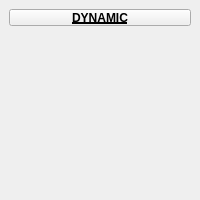
<?xml version="1.0" encoding="UTF-8"?>
<ui version="4.0">
 <class>QtUi</class>
 <widget class="QMainWindow" name="QtUi">
  <property name="geometry">
   <rect>
    <x>0</x>
    <y>0</y>
    <width>200</width>
    <height>200</height>
   </rect>
  </property>
  <property name="minimumSize">
   <size>
    <width>120</width>
    <height>0</height>
   </size>
  </property>
  <property name="maximumSize">
   <size>
    <width>999</width>
    <height>999</height>
   </size>
  </property>
  <property name="windowTitle">
   <string>Toolkit</string>
  </property>
  <property name="tabShape">
   <enum>QTabWidget::Triangular</enum>
  </property>
  <property name="dockNestingEnabled">
   <bool>true</bool>
  </property>
  <property name="dockOptions">
   <set>QMainWindow::AllowNestedDocks|QMainWindow::AllowTabbedDocks|QMainWindow::AnimatedDocks|QMainWindow::ForceTabbedDocks</set>
  </property>
  <property name="bnabled" stdset="0">
   <bool>true</bool>
  </property>
  <widget class="QWidget" name="mainWindow">
   <property name="palette">
    <palette>
     <active>
      <colorrole role="Highlight">
       <brush brushstyle="SolidPattern">
        <color alpha="255">
         <red>168</red>
         <green>152</green>
         <blue>250</blue>
        </color>
       </brush>
      </colorrole>
     </active>
     <inactive>
      <colorrole role="Highlight">
       <brush brushstyle="SolidPattern">
        <color alpha="255">
         <red>168</red>
         <green>152</green>
         <blue>250</blue>
        </color>
       </brush>
      </colorrole>
     </inactive>
     <disabled>
      <colorrole role="Highlight">
       <brush brushstyle="SolidPattern">
        <color alpha="255">
         <red>168</red>
         <green>152</green>
         <blue>250</blue>
        </color>
       </brush>
      </colorrole>
     </disabled>
    </palette>
   </property>
   <layout class="QHBoxLayout" name="horizontalLayout_2">
    <item>
     <layout class="QGridLayout" name="gridLayout">
      <property name="spacing">
       <number>0</number>
      </property>
      <item row="1" column="1" colspan="2">
       <layout class="QHBoxLayout" name="horizontalLayout">
        <item>
         <widget class="QStackedWidget" name="stackedWidget">
          <property name="currentIndex">
           <number>-1</number>
          </property>
         </widget>
        </item>
       </layout>
      </item>
      <item row="0" column="1" colspan="2">
       <widget class="PushButtonDraggable" name="draggable_header">
        <property name="minimumSize">
         <size>
          <width>19</width>
          <height>17</height>
         </size>
        </property>
        <property name="maximumSize">
         <size>
          <width>999</width>
          <height>17</height>
         </size>
        </property>
        <property name="font">
         <font>
          <weight>75</weight>
          <bold>true</bold>
          <underline>true</underline>
         </font>
        </property>
        <property name="text">
         <string>DYNAMIC</string>
        </property>
        <property name="checkable">
         <bool>true</bool>
        </property>
       </widget>
      </item>
     </layout>
    </item>
   </layout>
  </widget>
 </widget>
 <customwidgets>
  <customwidget>
   <class>PushButtonDraggable</class>
   <extends>QPushButton</extends>
   <header>widgets.pushbuttondraggable.h</header>
  </customwidget>
 </customwidgets>
 <resources/>
 <connections/>
 <designerdata>
  <property name="gridDeltaX">
   <number>5</number>
  </property>
  <property name="gridDeltaY">
   <number>5</number>
  </property>
  <property name="gridSnapX">
   <bool>true</bool>
  </property>
  <property name="gridSnapY">
   <bool>true</bool>
  </property>
  <property name="gridVisible">
   <bool>true</bool>
  </property>
 </designerdata>
</ui>
